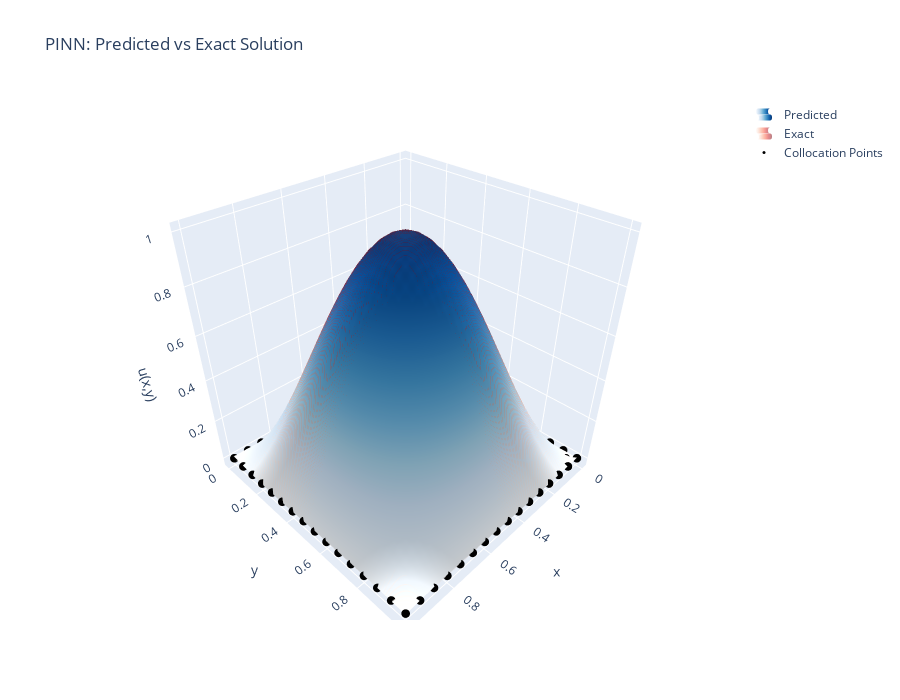

Here is the notebook cell this chart was saved with:
### Code cell
# Reshape data (assuming square grid)
N = int(np.sqrt(x_test.shape[0]))
X = x_test[:, 0].reshape(N, N)
Y = x_test[:, 1].reshape(N, N)
u_pred = u_pred.reshape(N, N)
u_true = u_true.reshape(N, N)
x_train = np.vstack([x_train_i.detach().cpu().numpy(),x_train_b.detach().cpu().numpy()])

fig = go.Figure()

# Predicted surface
fig.add_trace(go.Surface(z=u_pred, x=X, y=Y, colorscale='Blues', opacity=1, name='Predicted',showlegend=True,showscale=False))

# Exact surface overlay
fig.add_trace(go.Surface(z=u_true, x=X, y=Y, colorscale='Reds', opacity=0.5, name='Exact',showlegend=True,showscale=False))

# Collocation points
fig.add_trace(go.Scatter3d(
    x=x_train[:, 0], y=x_train[:, 1], z=np.zeros_like(x_train[:, 0]),
    mode='markers', marker=dict(size=3, color='black'),
    name='Collocation Points',
    showlegend=True
))

fig.update_layout(
    title="PINN: Predicted vs Exact Solution",
    scene=dict(xaxis_title='x', yaxis_title='y', zaxis_title='u(x,y)'),
    width=900, height=700
)
fig.show()

### Figure 1 — Plotly figure (JSON) as saved in the notebook; plotly's stock layout.template omitted (floating-point values rounded to 4 significant figures; data arrays with more than 128 entries replaced by an {"elided": "..."} marker saying what was removed)
{"data": [{"colorscale": [[0, "rgb(247,251,255)"], [0.125, "rgb(222,235,247)"], [0.25, "rgb(198,219,239)"], [0.375, "rgb(158,202,225)"], [0.5, "rgb(107,174,214)"], [0.625, "rgb(66,146,198)"], [0.75, "rgb(33,113,181)"], [0.875, "rgb(8,81,156)"], [1, "rgb(8,48,107)"]], "name": "Predicted", "opacity": 1, "showlegend": true, "showscale": false, "type": "surface", "x": {"elided": "35x35 float values"}, "y": {"elided": "35x35 float values"}, "z": {"elided": "35x35 float values"}}, {"colorscale": [[0, "rgb(255,245,240)"], [0.125, "rgb(254,224,210)"], [0.25, "rgb(252,187,161)"], [0.375, "rgb(252,146,114)"], [0.5, "rgb(251,106,74)"], [0.625, "rgb(239,59,44)"], [0.75, "rgb(203,24,29)"], [0.875, "rgb(165,15,21)"], [1, "rgb(103,0,13)"]], "name": "Exact", "opacity": 0.5, "showlegend": true, "showscale": false, "type": "surface", "x": {"elided": "35x35 float values"}, "y": {"elided": "35x35 float values"}, "z": {"elided": "35x35 float values"}}, {"marker": {"color": "black", "size": 3}, "mode": "markers", "name": "Collocation Points", "showlegend": true, "type": "scatter3d", "x": {"elided": "960 float values"}, "y": {"elided": "960 float values"}, "z": {"elided": "960 float values"}}], "layout": {"height": 700, "scene": {"xaxis": {"title": {"text": "x"}}, "yaxis": {"title": {"text": "y"}}, "zaxis": {"title": {"text": "u(x,y)"}}}, "title": {"text": "PINN: Predicted vs Exact Solution"}, "width": 900}}
